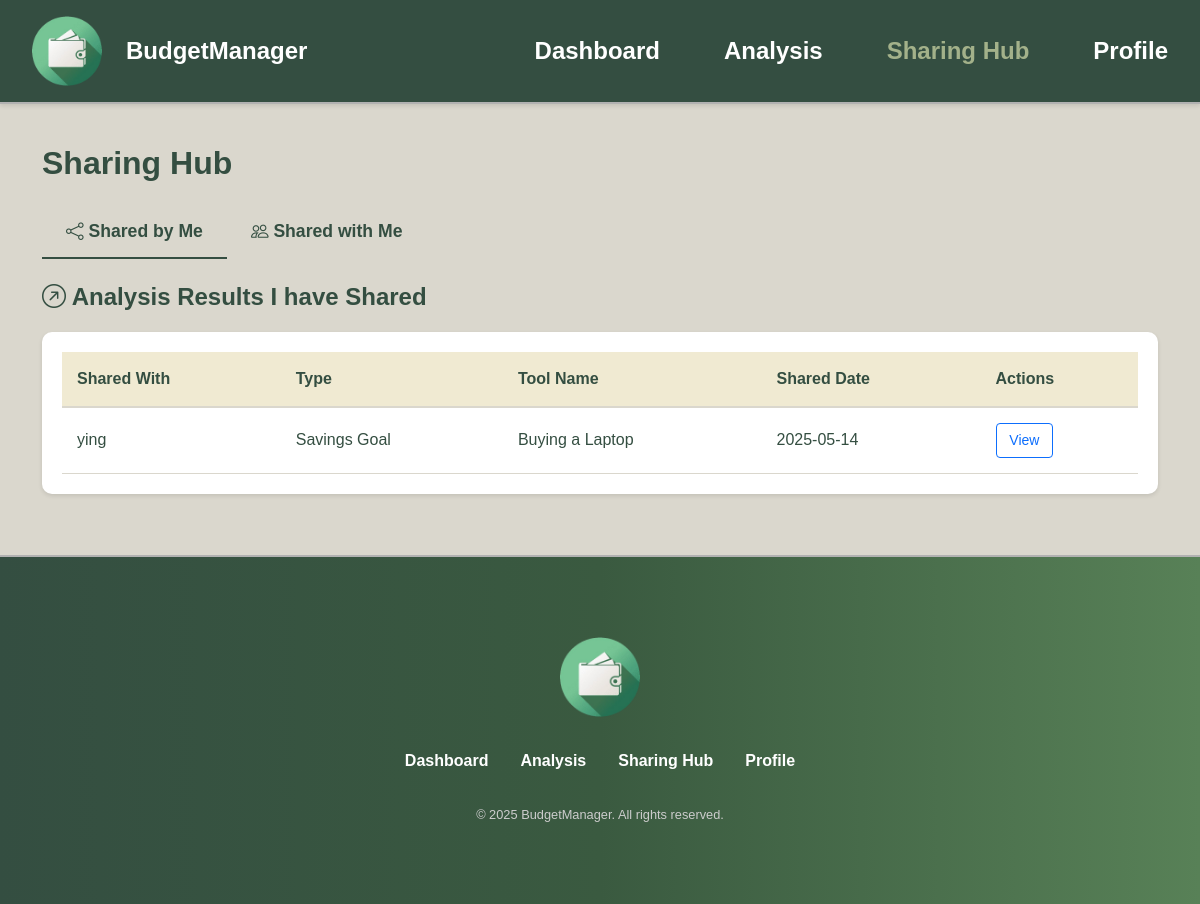
Page /share (signed in) on the earlier database version.
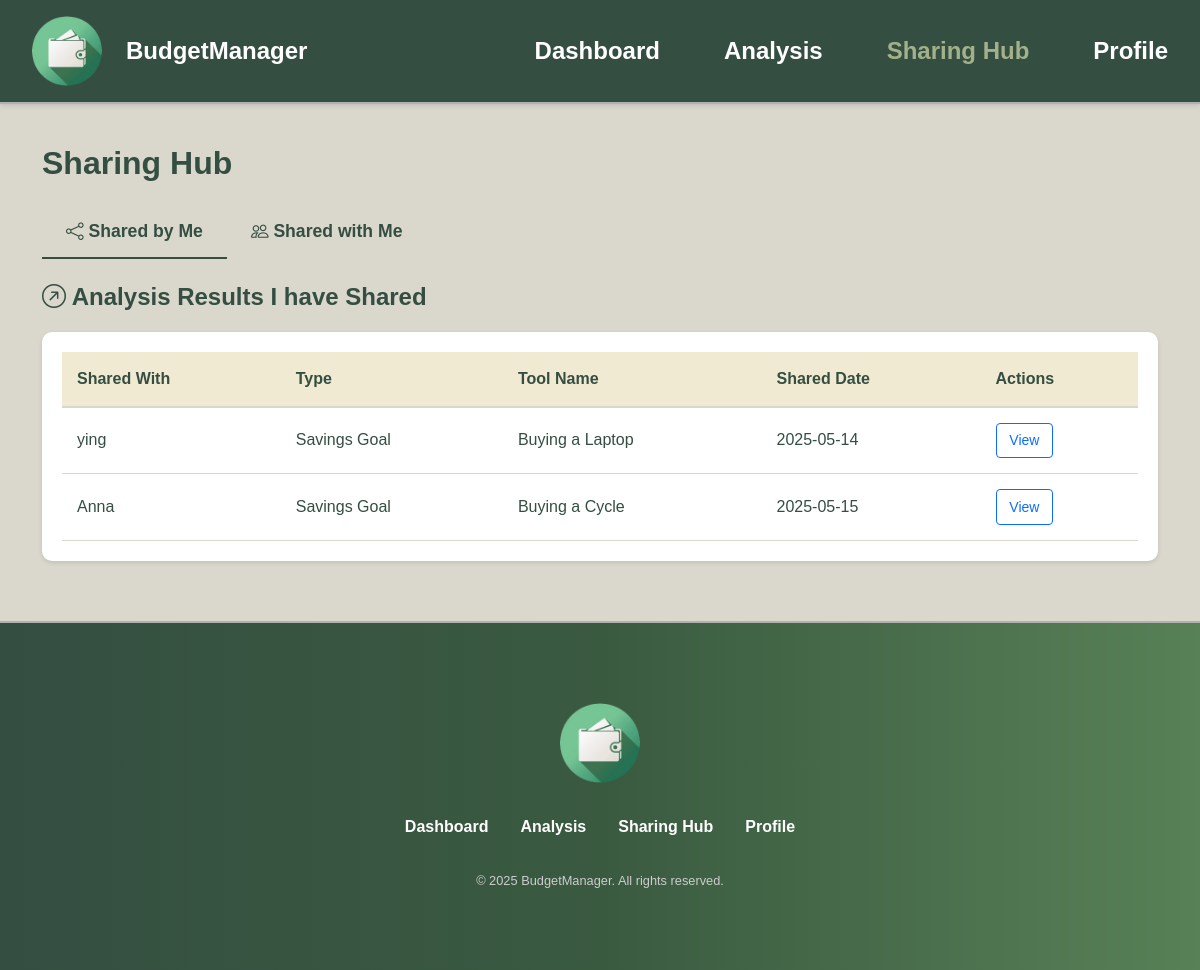
Same page on the later database version.
### models/savings_goal_share.py (models this page shows)
class SavingsGoalShare(db.Model):
    __tablename__ = 'savings_goal_shares'
    id = db.Column(db.Integer, primary_key=True)
    goal_id = db.Column(db.Integer, db.ForeignKey('savings_goals.id'), nullable=False)
    shared_with_user_id = db.Column(db.Integer, db.ForeignKey('users.id'), nullable=False)
    tool_name = db.Column(db.String(100), nullable=False)  # e.g., 'savings_goal', 'future_predictor'
    created_at = db.Column(db.DateTime, default=datetime.utcnow)
    shared_user = db.relationship(
        "User",
        backref="shared_goals",
        primaryjoin="SavingsGoalShare.shared_with_user_id==User.id"
    )
    goal = db.relationship("SavingsGoal", backref="shared_records")

### models/user.py (models this page shows, shortened)
class User(db.Model):
    __tablename__ = 'users'
    id = db.Column(db.Integer, primary_key=True)
    name = db.Column(db.String(100), nullable=False)
    email = db.Column(db.String(100), unique=True, nullable=False)
    password_hash = db.Column(db.String(256), nullable=False)
    created_at = db.Column(db.DateTime, default=datetime.utcnow)

### models/savings_goal.py (models this page shows)
class SavingsGoal(db.Model):
    __tablename__ = 'savings_goals'
    id = db.Column(db.Integer, primary_key=True)
    user_id = db.Column(db.Integer, db.ForeignKey('users.id'), nullable=False)
    goal_name = db.Column(db.String(100), nullable=False)
    target_amount = db.Column(db.Float, nullable=False)
    saved_amount = db.Column(db.Float, default=0.0)
    deadline = db.Column(db.Date, nullable=False)
    created_at = db.Column(db.DateTime, default=datetime.utcnow)
    shares = db.relationship('SavingsGoalShare', backref='savings_goal', lazy=True)
    owner = db.relationship('User', backref='goals')

### app.py (the view)
@app.route('/share')
@login_required_custom
def share():
    user_id = session.get('user_id')
    shared_by_me = SavingsGoalShare.query.join(SavingsGoal).filter(SavingsGoal.user_id == user_id).all()
    shared_with_me = SavingsGoalShare.query.filter_by(shared_with_user_id=user_id).all()
    return render_template('share.html',
                           shared_by_me=shared_by_me,
                           shared_with_me=shared_with_me)

### app.py (called while the page is built)
def login_required_custom(f):
    @wraps(f)
    def decorated_function(*args, **kwargs):
        if 'user_id' not in session:
            flash('please login first', 'warning')
            return redirect(url_for('login'))
        return f(*args, **kwargs)
    return decorated_function

### templates/share.html (shortened to what this page needs)
{% extends "layout_user.html" %}
{% block styles %}
<link href="https://cdn.jsdelivr.net/npm/bootstrap@5.3.5/dist/css/bootstrap.min.css" rel="stylesheet">
<link href="https://cdn.jsdelivr.net/npm/bootstrap-icons@1.11.0/font/bootstrap-icons.css" rel="stylesheet">
<link rel="stylesheet" href="{{ url_for('static', filename='css/style.css') }}">
<link rel="stylesheet" href="{{ url_for('static', filename='css/share.css') }}">
{% endblock %}
{% block content %}
<div class="container mt-4">
    <h2 class="mb-4">Sharing Hub</h2>
    <ul class="nav nav-tabs mb-4" id="sharingTabs" role="tablist">
        <li class="nav-item" role="presentation">
            <button class="nav-link active" id="shared-by-me-tab" data-bs-toggle="tab" data-bs-target="#shared-by-me" type="button" role="tab">
                <i class="bi bi-share"></i> Shared by Me
            </button>
        </li>
        <li class="nav-item" role="presentation">
            <button class="nav-link" id="shared-with-me-tab" data-bs-toggle="tab" data-bs-target="#shared-with-me" type="button" role="tab">
                <i class="bi bi-people"></i> Shared with Me
            </button>
        </li>
    </ul>
    <div class="tab-content" id="sharingTabsContent">
        <div class="tab-pane fade show active" id="shared-by-me" role="tabpanel">
            <div class="mt-4">
                <h4><i class="bi bi-arrow-up-right-circle"></i> Analysis Results I have Shared</h4>
                <div class="table-responsive">
                    <table class="table table-hover">
                        <thead>
                            <tr>
                                <th>Shared With</th>
                                <th>Type</th>
                                <th>Tool Name</th>
                                <th>Shared Date</th>
                                <th>Actions</th>
                            </tr>
                        </thead>
                        <tbody>
                            {% if shared_by_me %}
                                {% for share in shared_by_me %}
                                <tr>
                                    <td>{{ share.shared_user.name }}</td>
                                    <td>Savings Goal</td>
                                    <td>{{ share.goal.goal_name }}</td>
                                    <td>{{ share.goal.created_at.strftime('%Y-%m-%d') }}</td>
                                    <td>
                                        <a href="{{ url_for('savings_goal_tracker') }}#savings-own-goal" class="btn btn-sm btn-outline-primary">View</a>
                                    </td>
                                </tr>
                                {% endfor %}
                            {% else %}
                                <tr>
                                    <td colspan="5" class="text-center text-muted py-4">
                                        <em>You haven't shared any tools or reports yet. Shared items will appear here once you do.</em>
                                    </td>
                                </tr>
                            {% endif %}
                        </tbody>
                    </table>
                </div>
            </div>
        </div>
    </div>
</div>
{% endblock %}

### templates/layout_user.html (shortened to what this page needs)
<!DOCTYPE html>
<html>
    <head>
        {% block styles %}{% endblock %}
    </head>
    <body data-scroll-target-id="{{ scroll_target_id | default('') }}" {% block body_tag_attrs %}{% endblock %}>
        <nav class="navbar">
            <div class="brand-section">
                <a href="{{ url_for('dashboard') }}" class="brand-link">
                    <img src="{{ url_for('static', filename='media/images/logo.png') }}" alt="budgetmanager" class="logo">
                    <span class="brand-name">BudgetManager</span>
                </a>
            </div>
            <ul>
                <li><a href="{{ url_for('dashboard') }}" class="{{ 'active' if request.endpoint == 'dashboard' }}">Dashboard</a></li>
                <li><a href="{{ url_for('analysis') }}" class="{{ 'active' if request.endpoint == 'analysis' }}">Analysis</a></li>
                <li><a href="{{ url_for('share') }}" class="{{ 'active' if request.endpoint == 'share' }}">Sharing Hub</a></li>
                <li><a href="{{ url_for('profile') }}" class="{{ 'active' if request.endpoint == 'profile' }}">Profile</a></li>
            </ul>
        </nav>
        <main class="main-content">
            {% block content %}
            {% endblock %}
        </main>
        <footer class="footer">
            <div class="footer-container">
                <div class="footer-logo">
                    <a href="{{ url_for('dashboard') }}">
                        <img src="{{ url_for('static', filename='media/images/logo.png') }}" alt="BudgetManager Logo">
                    </a>
                </div>
                <ul class="footer-links">
                    <li><a href="{{ url_for('dashboard') }}">Dashboard</a></li>
                    <li><a href="{{ url_for('analysis') }}">Analysis</a></li>
                    <li><a href="{{ url_for('share') }}">Sharing Hub</a></li>
                    <li><a href="{{ url_for('profile') }}">Profile</a></li>
                </ul>
                <div class="footer-copy">
                    &copy; 2025 BudgetManager. All rights reserved.
                </div>
            </div>
        </footer>
    </body>
</html>

### static/css/style.css (style rules this page uses)
body, h1, ul, li, a { margin: 0; padding: 0; list-style: none; text-decoration: none; color: inherit; }
body { font-family: 'Arial', sans-serif; background-color: #DAD7CD; color: #000; display: flex; flex-direction: column; }
body, html { scroll-behavior: smooth; height: 100%; }
main.main-content { flex: 1; }
.navbar { display: flex; justify-content: space-between; position: fixed; width: 100%; align-items: center; background-color: #344E41; padding: 1rem 2rem; box-shadow: 0 2px 4px rgba(0, 0, 0, 0.1); border-bottom: 2px solid #b1b1b1; z-index: 1000; }
.navbar .logo { height: 70px; width: auto; }
.navbar ul { display: flex; gap: 4rem; }
.navbar a { font-size: 1.5rem; color: #fff; font-weight: bold; transition: color 0.3s; }
.navbar a.active { color: #A3B18A; cursor: pointer; }
.footer { background: linear-gradient(90deg, #344E41, #3A5A40, #588157); color: #fff; padding: 5rem 2rem; border-top: 2px solid #b1b1b1; font-size: 1rem; }
.footer-container { display: flex; flex-direction: column; gap: 1rem; align-items: center; justify-content: center; text-align: center; }
.footer-logo img { height: 80px; width: auto; }
.footer-links { display: flex; flex-direction: row; gap: 2rem; list-style: none; padding: 0; margin: 1rem; }
.footer-links a { color: #ffffff; font-weight: bold; transition: color 0.3s; text-decoration: none; }
.footer-copy { color: #cccccc; font-size: 0.8rem; }
.brand-section { display: flex; align-items: center; }
.brand-link { display: flex; align-items: center; text-decoration: none; gap: 1rem; }
.brand-name { font-size: 1.5rem; font-weight: bold; color: #ffffff; margin-left: 0.5rem; }

### static/css/share.css (style rules this page uses)
.container.mt-4 { padding-top: 120px; padding-bottom: 60px; }
.nav-tabs { border-bottom: 2px solid #DAD7CD; }
.nav-tabs .nav-link { color: #344E41; font-weight: 600; font-size: 1.1rem; padding: 12px 24px; border: none; border-bottom: 2px solid transparent; margin-bottom: -2px; transition: all 0.3s ease; }
.nav-tabs .nav-link.active { color: #344E41; background-color: transparent; border-bottom: 2px solid #344E41; }
.table-responsive { background-color: #ffffff; border-radius: 10px; box-shadow: 0 2px 4px rgba(0, 0, 0, 0.1); padding: 20px; margin-top: 20px; }
.table { margin-bottom: 0; }
.table th { background-color: #f0ead2; color: #344E41; font-weight: 600; border-bottom: 2px solid #DAD7CD; padding: 15px; }
.table td { vertical-align: middle; padding: 15px; color: #344E41; border-bottom: 1px solid #DAD7CD; }
h2.mb-4 { color: #344E41; font-weight: 700; margin-bottom: 2rem; }
h4 { color: #344E41; font-weight: 600; margin-bottom: 1rem; }
.table tbody tr { transition: all 0.2s ease; }
.btn-sm { padding: 0.4rem 0.8rem; font-size: 0.875rem; }

Differences in the rows shown:
added SavingsGoalShare: shared_user.name "Anna", goal.goal_name "Buying a Cycle", goal.created_at "2025-05-15"
